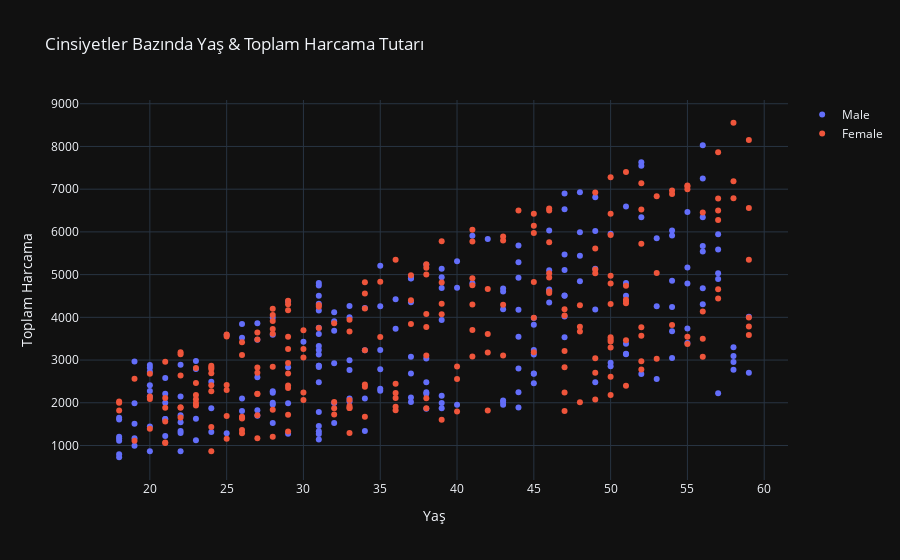

This figure's notebook cell:
### Code cell
male = df.loc[df['user_gender'] == 'Male']
female = df.loc[df['user_gender'] == 'Female']

male_scatter = go.Scatter(x = male['user_age'],
                          y = male['total_amount'],
                          mode = 'markers',
                          name = 'Male'
                         )

female_scatter = go.Scatter(x = female['user_age'],
                            y = female['total_amount'],
                            mode = 'markers',
                            name = 'Female'
                         )

gender_layout = go.Layout(title = dict(text = 'Cinsiyetler Bazında Yaş & Toplam Harcama Tutarı'),
                          xaxis = dict(title = 'Yaş'),
                          yaxis = dict(title = 'Toplam Harcama'),
                         
                         template = 'plotly_dark') 

fig = go.Figure(data = [male_scatter, female_scatter], layout = gender_layout)

iplot(fig)

### Figure 1 — Plotly figure (JSON) as saved in the notebook; plotly's stock layout.template omitted (floating-point values rounded to 4 significant figures; data arrays with more than 128 entries replaced by an {"elided": "..."} marker saying what was removed)
{"data": [{"mode": "markers", "name": "Male", "type": "scatter", "x": {"elided": "221 int values"}, "y": {"elided": "221 int values"}}, {"mode": "markers", "name": "Female", "type": "scatter", "x": {"elided": "230 int values"}, "y": {"elided": "230 int values"}}], "layout": {"title": {"text": "Cinsiyetler Bazında Yaş & Toplam Harcama Tutarı"}, "xaxis": {"title": {"text": "Yaş"}}, "yaxis": {"title": {"text": "Toplam Harcama"}}}}
